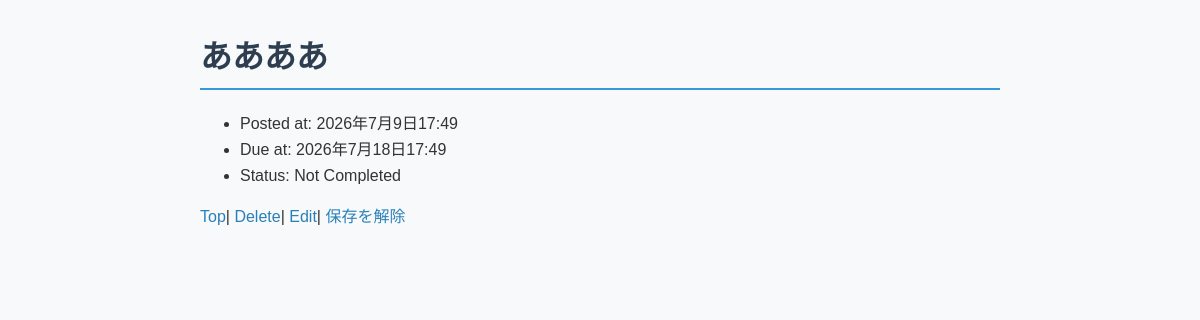
Page /4/ on the committed database.
### todo/models.py (models this page shows, shortened)
class Task(models.Model):
    title = models.CharField(max_length=100)
    completed = models.BooleanField(default=False)
    posted_at = models.DateTimeField(default=timezone.now)
    due_at = models.DateTimeField(null=True, blank=True)
    saved = models.BooleanField(default=False)

### todo/views.py (the view)
# urls.py: path('<int:task_id>/', todo_views.detail, name='detail'),
def detail(request, task_id):
    try:
        task = Task.objects.get(pk=task_id)
    except Task.DoesNotExist:
        raise Http404('Task does not found')
    context = {
        'task': task,
    }
    return render(request, 'todo/detail.html',context)

### todo/templates/todo/detail.html (shortened to what this page needs)
{% load static %}
<!DOCTYPE html>
<html lang="ja">
  <head>
    <link rel="stylesheet" href="{% static 'todo/style.css' %}">
  </head>
  <body>
    <h1>{{ task.title }}</h1>
    <ul>
      <li>Posted at: {{ task.posted_at }}</li>
      {% if task.due_at %}
      <li>Due at: {{ task.due_at }}</li>
      {% endif %}
      {% if task.completed %}
      <li>Status: Completed</li>
      {% else %}
      <li>Status: Not Completed</li>
      {% endif %}
    </ul>
    <div>
      <a href="{% url 'index' %}">Top</a>|
      <a href="{% url 'delete' task.id %}">Delete</a>|
      <a href="{% url 'edit' task.id %}">Edit</a>|
      {% if task.saved %}
      <a href="{% url 'toggle_saved' task.id %}">保存を解除</a>
      {% else %}
      <a href="{% url 'toggle_saved' task.id %}">お気に入りに保存</a>
      {% endif %}
    </div>
  </body>
</html>

### todo/static/todo/style.css (style rules this page uses)
body { font-family: Arial, sans-serif; margin: 2rem auto; max-width: 800px; line-height: 1.6; color: #333; background-color: #f8f9fa; padding: 0 1rem; }
h1 { color: #2c3e50; border-bottom: 2px solid #3498db; padding-bottom: 0.3rem; }
a { color: #2980b9; text-decoration: none; }

### rows in the picture
Task: title "ああああ", posted_at "2026年7月9日17:49", due_at "2026年7月18日17:49"
